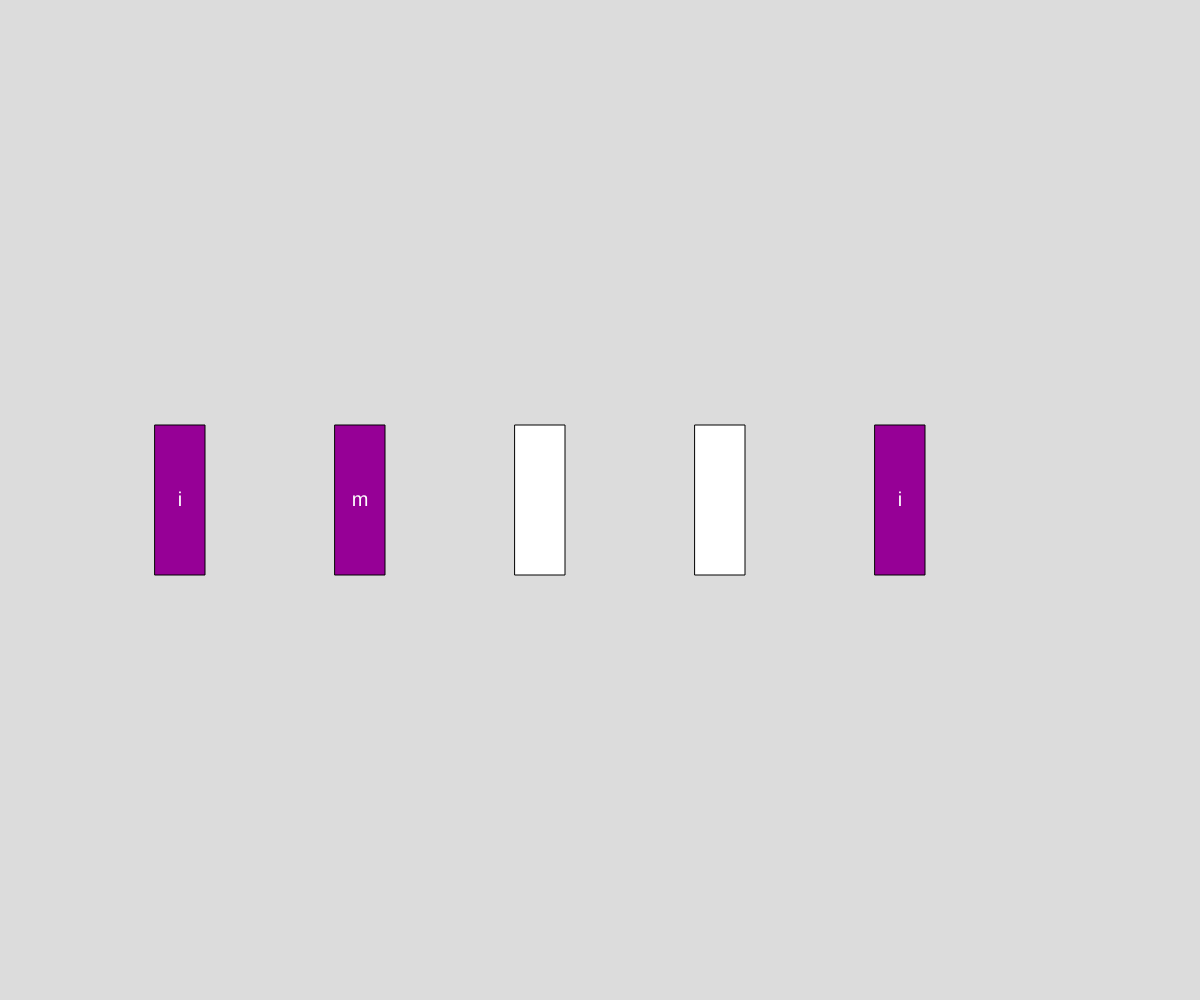
Frame 1 (no input)
Frame 60 (no input): identical to frame 1, image omitted
Frame 120 (the mouse pressed at the canvas centre since frame 60): identical to frame 1, image omitted

The p5.js sketch that drew this single still picture (run headless with seeded random() and noise() and a simulated clock; from frame 60 on, the mouse is pressed at the canvas centre):

// p5.js sketch
// ── sketch.js
// Objects Demo
// Jack Breckon
// Oct 14, 2026

// global variables
let myBook; // cant INIT objects here..
// challenge one : add amd display 2 more books, one soft one hard
// challenge 2: fill an array with 5 books use same title, author for each numeric can be random/pattern
let masonbook;
let elijahbook;
let book4;
let book5;
let books;

async function setup() {
  createCanvas(windowWidth, windowHeight);
  // create a single book
  books = [myBook,masonbook,masonbook,elijahbook,book4,book5];
  myBook = new Book("masonismean","Jack",20100816,"leatherbound",500,width*0.3);
  masonbook = new Book("iampoopy","Mason",20100817,"hardcopy",500,width*0.45);
  elijahbook = new Book("mesocool","eljah",20100818,"softcopy",500,width*0.6);
  book4 = new Book("imsooriginal","JohnDoe",20100819,"leatherbound",500,width*0.75);
  book5 = new Book("imsounoriginal","JaneDoe",20100820,"leatherbound",500,width*0.15);
}

function draw() {
  background(220);
  myBook.display();
  masonbook.display();
  elijahbook.display();
  book4.display();
  book5.display();
}


// Classes are nicely organised into the bottom of our file, or perhaps their own file..
class Book {
  //1. constructor
  constructor(title, author, isbn, cover, pages, x) {
    this.title = title;
    this.author = author;
    this.x = x;
    this.isbn = isbn;
    this.cover = cover;
    this.pages = pages;
  }
  //2. class functions
  // inside a class, we omit the "function" keyword
  display() {
    // render our book object on the Canvas
    rectMode(CENTER);
    textAlign(CENTER, CENTER);
    textSize(20);

    // set fill color based on the coverType (H,S,L)
    switch (this.cover) {
      case "softcover":
        fill(220, 220, 0); break;
      case "hardcover":
        fill(100, 255, 255); break;
      case "leatherbound":
        fill(150, 0, 150); break;;;;;;;;;;;;;;;;;
    }

    rect(this.x, height / 2, this.pages / 10, 150);
    fill(255);
    text(this.title[0],this.x,height/2);
  }
}
